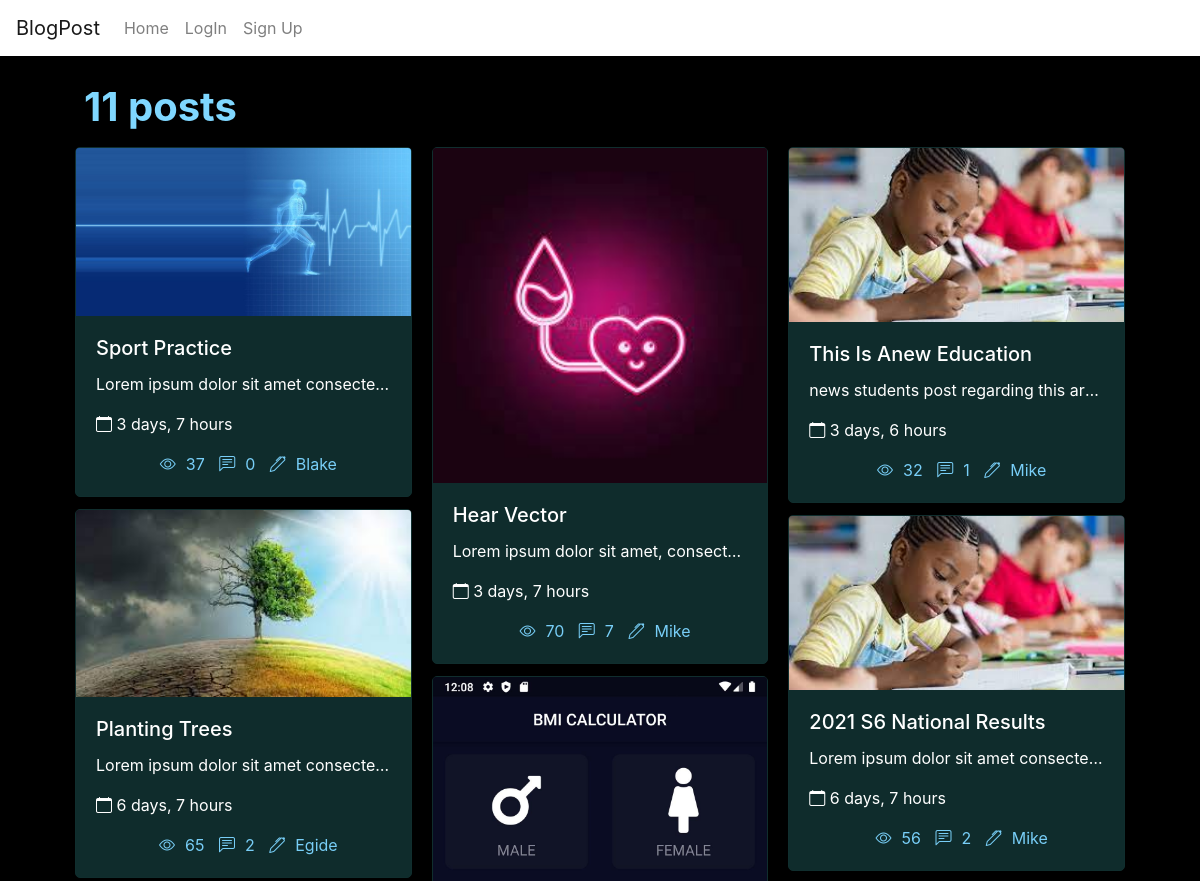
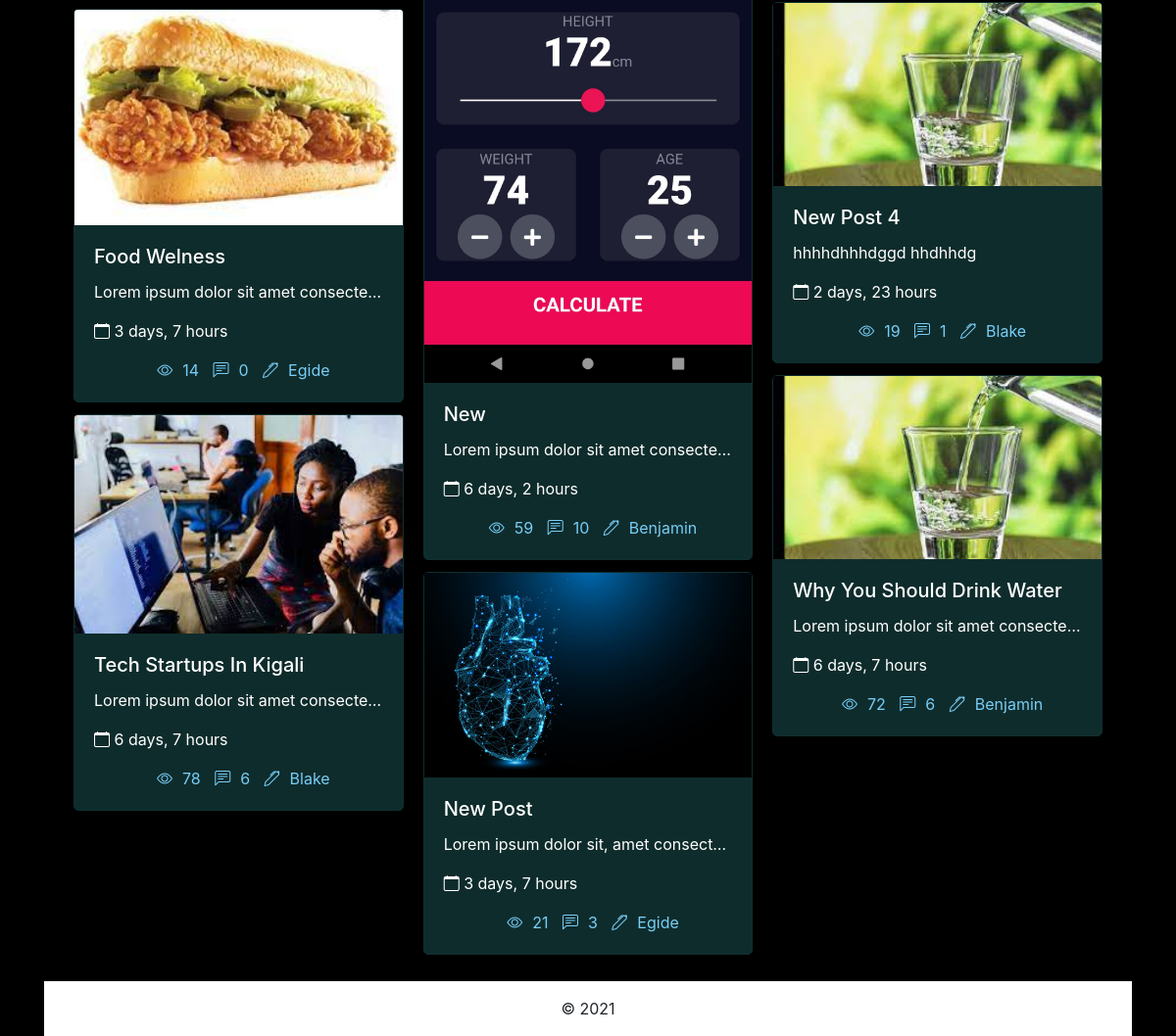
The page / on the database its author committed (2 pictures, top to bottom).
### blogApp/models.py (models this page shows)
class Post(models.Model):
    post_image = models.FileField(blank=True,null=True,upload_to="img/")
    heading = models.CharField(max_length=100)
    post_string = models.CharField(max_length=8)
    description = models.TextField(max_length=500)
    author = models.ForeignKey(to=User, on_delete=models.DO_NOTHING)
    category_id = models.ManyToManyField(Category)
    created_at = models.DateTimeField(auto_now_add=True)
    updated_at = models.DateTimeField(auto_now_add=True)
    def __str__(self):
        return (self.heading)

### blogApp/views.py (the view)
# urls.py: path('', views.homePage,name='home'),
def homePage(request):
    posts_data = Post.objects.all()
    for post in posts_data:
        comments = post.comments_set.all()
        views = post.postview_set.all()
        post.comments = comments.count()
        post.views = views.count()
    print(posts_data)
    length = posts_data.count()
    posts_list = list(posts_data)
    posts = random.sample(posts_list,length)
    data = {'posts': posts, 'post_no': length}
    return render(request, 'pages/homepage.html', data)

### blogApp/templates/pages/homepage.html (shortened to what this page needs)
{% extends 'sections/base.html' %}
{% block content %}
{% load static %}
<div class="cotainer md-20">
    <div class="container">
        <div class="text-center">
          <h1 class="bg-red px-4 py-2 text-left max-width:50px ">{{post_no}} posts
            </small></h1>
        </div>
        <div class="container">
          <div class="card-columns">
            {% for post in posts %}
            <div class="card comment1">
              <a href="{% url 'details' post.id %}">
              <img class="card-img-top" src="{% static post.post_image %}" alt="Card image cap">
              <div class="card-body text-white">
                <h5 class="card-title text-capitalize">{{post.heading}}</h5>
                <p class="card-text text-truncate "  style="max-width: 250;">
                  {{post.description}}
                </p>
                <p><i class="bi bi-calendar"></i>  {{post.created_at|timesince }}</p>
                <p class="card-text text-center"><span class="text-muted"><i class="bi bi-eye"></i>{{post.views}} <i class="bi bi-chat-left-text"></i>{{post.comments}}
                   <i class="bi bi-pen"></i>{{post.author}} </span></p>
            </div>
              </a>
            </div>
            {% endfor %}
          </div>
        </div>
      </div>
</div>
{% endblock %}

### blogApp/templates/sections/base.html (shortened to what this page needs)
{% load static %}
<!DOCTYPE html>
<html lang="en">
<head>
    <link rel="stylesheet" href="https://maxcdn.bootstrapcdn.com/bootstrap/4.0.0/css/bootstrap.min.css"
>
    <link rel="stylesheet" href="https://cdnjs.cloudflare.com/ajax/libs/bootstrap-icons/1.7.0/font/bootstrap-icons.min.css" />
    <link rel="stylesheet" type="text/css" href="{% static '/css/styles.css' %}">
</head>
<body>
    <div class="container">
        {% include 'sections/navbar.html' %}
        <div style="margin: 75px 0 15px;">
            {% block content %}
            {% endblock %}
        </div>
        {% include 'sections/footer.html' %}
    </div>
</body>
</html>

### blogApp/templates/sections/navbar.html (shortened to what this page needs)
<nav class="navbar navbar-expand-lg navbar-light fixed-top bg-white">
        <a class="navbar-brand" href="{% url 'home' %}">BlogPost</a>
        <div class="collapse navbar-collapse" id="navbarNavAltMarkup">
        <div class="navbar-nav">
            <a class="nav-item nav-link " href="{% url 'home' %}">Home </span></a>
            {% if request.user.is_authenticated %}
            {%else%}
            <a class="nav-item nav-link" href="{% url 'login'%}">LogIn</a>
            <a class="nav-item nav-link" href="{% url 'register'%}">Sign Up</a>
            {% endif %}
        </div>
        </div>
  </nav>

### blogApp/templates/sections/footer.html
<footer class="page-footer font-small blue bg-white">
    <div class="footer-copyright text-center py-3 mt-10">© 2021
    </div>
  </footer>

### static/css/styles.css (style rules this page uses)
body { background: #232321; }
h1 { color: #fff; padding: 10px 0; }
.card { box-shadow: 0 4px 8px 0 rgba(0, 0, 0, 0.2); transition: 0.3s; border: none; }
a { color: initial; }
a .text-muted i { margin: 0 10px; }
body { background-color: black }
.comment1 { border: 1px solid rgba(16, 46, 46, 1); background-color: rgba(16, 46, 46, 0.973); border-radius: 5px; }
h1, h4 { color: #7fd7ff; font-weight: bold }
.text-muted { color: #78cef7!important; }

### rows shown on the page
Post: post_image (picture), heading "Sport Practice", description "Lorem ipsum dolor sit amet consecte…", created_at "3 days, 7 hours", views "37", comments "0", author "Blake"
Post: post_image (picture), heading "Planting Trees", description "Lorem ipsum dolor sit amet consecte…", created_at "6 days, 7 hours", views "65", comments "2", author "Egide"
Post: post_image (picture), heading "Food Welness", description "Lorem ipsum dolor sit amet consecte…", created_at "3 days, 7 hours", views "14", comments "0", author "Egide"
Post: post_image (picture), heading "Tech Startups In Kigali", description "Lorem ipsum dolor sit amet consecte…", created_at "6 days, 7 hours", views "78", comments "6", author "Blake"
Post: post_image (picture), heading "Hear Vector", description "Lorem ipsum dolor sit amet, consect…", created_at "3 days, 7 hours", views "70", comments "7", author "Mike"
Post: post_image (picture), heading "New", description "Lorem ipsum dolor sit amet consecte…", created_at "6 days, 2 hours", views "59", comments "10", author "Benjamin"
Post: post_image (picture), heading "New Post", description "Lorem ipsum dolor sit, amet consect…", created_at "3 days, 7 hours", views "21", comments "3", author "Egide"
Post: post_image (picture), heading "This Is Anew Education", description "news students post regarding this art…", created_at "3 days, 6 hours", views "32", comments "1", author "Mike"
Post: post_image (picture), heading "2021 S6 National Results", description "Lorem ipsum dolor sit amet consecte…", created_at "6 days, 7 hours", views "56", comments "2", author "Mike"
Post: post_image (picture), heading "New Post 4", description "hhhhdhhhdggd hhdhhdg", created_at "2 days, 23 hours", views "19", comments "1", author "Blake"
Post: post_image (picture), heading "Why You Should Drink Water", description "Lorem ipsum dolor sit amet consecte…", created_at "6 days, 7 hours", views "72", comments "6", author "Benjamin"

### other values the page prints
{{ post_no }} "11"
